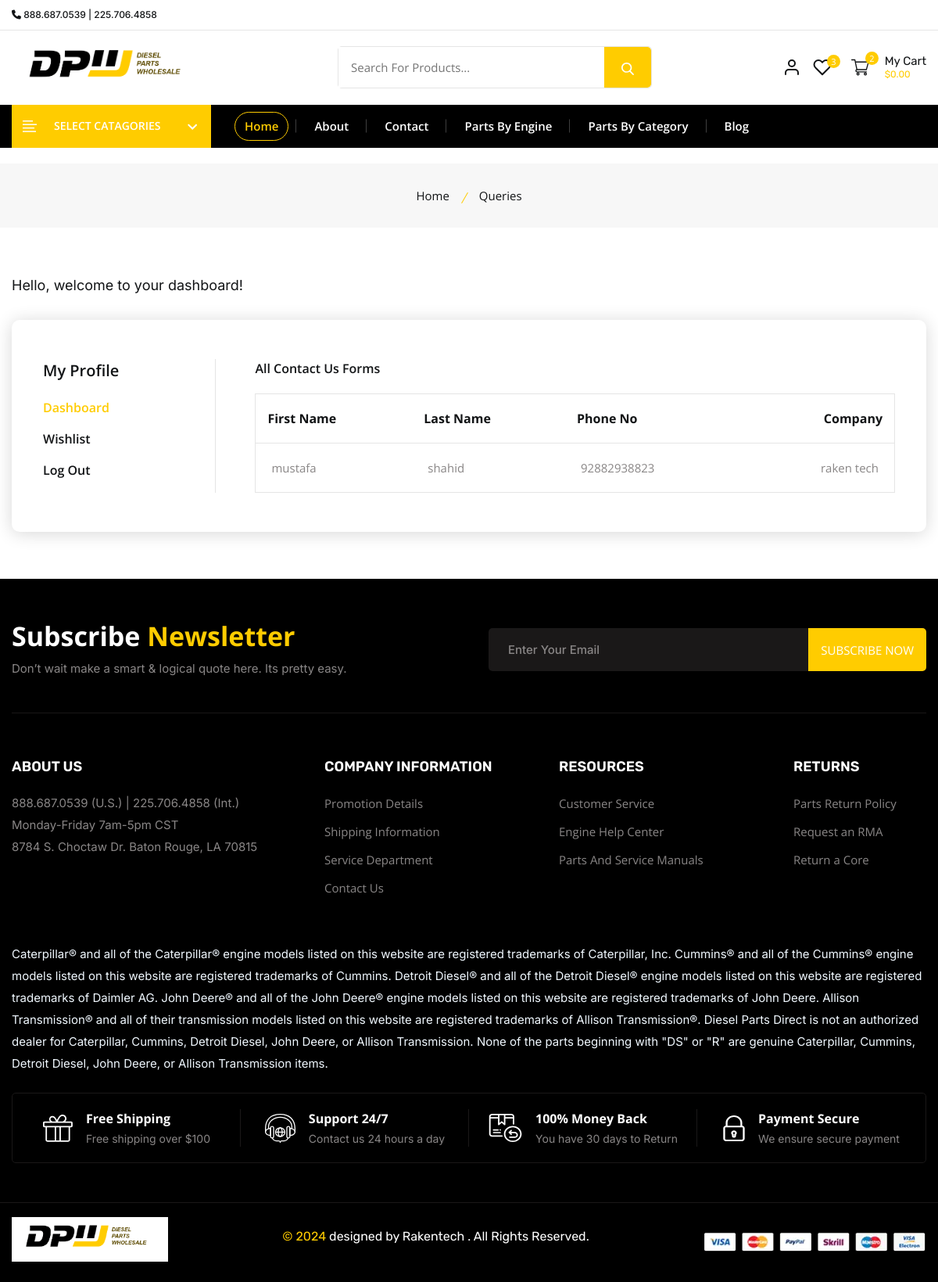
Page /all_users/ on the committed database.
### website/models.py (models this page shows, shortened)
class UserProfile(models.Model):
    user = models.OneToOneField(User, on_delete=models.CASCADE)
    first_name = models.CharField(max_length=100)
    last_name = models.CharField(max_length=100)
    company_name = models.CharField(max_length=100)
    street_address_1 = models.CharField(max_length=255)
    street_address_2 = models.CharField(max_length=255, blank=True, null=True)
    zip_code = models.CharField(max_length=20)
    city = models.CharField(max_length=100)
    country = models.CharField(max_length=100)
    state = models.CharField(max_length=100)
    phone = models.CharField(max_length=20)

### website/views.py (the view)
# urls.py: path('all_users/', views.all_users, name='all_users'),
def all_users(request):
    product_obj = UserProfile.objects.all()
    context = {
        'products':product_obj,
    }
    return render(request,'website/all_users.html',context)

### website/context_processors.py (called while the page is built)
def categories(request):
    cat = Category.objects.all()
    subcat = Subcategory.objects.all()
    return {'categories':cat, 'subcat':subcat,}

### website/templates/website/all_users.html (shortened to what this page needs)
{% extends 'website/base.html' %}
{% load static %}
{% block content %}
<main class="main__content_wrapper">
    <section class="breadcrumb__section breadcrumb__bg">
        <div class="container">
            <div class="row row-cols-1">
                <div class="col">
                    <div class="breadcrumb__content text-center">
                        <ul class="breadcrumb__content--menu d-flex justify-content-center">
                            <li class="breadcrumb__content--menu__items"><a href="index.html">Home</a></li>
                            <li class="breadcrumb__content--menu__items"><span>Queries</span></li>
                        </ul>
                    </div>
                </div>
            </div>
        </div>
    </section>
    <section class="my__account--section section--padding">
        <div class="container">
            <p class="account__welcome--text">Hello, {{user.username}} welcome to your dashboard!</p>
            <div class="my__account--section__inner border-radius-10 d-flex">
                <div class="account__left--sidebar">
                    <h2 class="account__content--title mb-20">My Profile</h2>
                    <ul class="account__menu">
                        <li class="account__menu--list active"><a href="{% url 'user_dashboard' %}">Dashboard</a></li>
                        <li class="account__menu--list"><a href="{% url 'watchlist' %}">Wishlist</a></li>
                        <li class="account__menu--list"><a href="{% url 'logout' %}">Log Out</a></li>
                    </ul>
                </div>
                <div class="account__wrapper">
                    <div class="account__content">
                        <h2 class="account__content--title h3 mb-20">All Contact Us Forms</h2>
                        <div class="account__table--area">
                            <table class="account__table">
                                <thead class="account__table--header">
                                    <tr class="account__table--header__child">
                                        <th class="account__table--header__child--items">First Name</th>
                                        <th class="account__table--header__child--items">Last Name</th>
                                        <th class="account__table--header__child--items">Phone No</th>
                                        <th class="account__table--header__child--items">Company</th>
                                    </tr>
                                </thead>
                                <tbody class="account__table--body mobile__none">
                                    {% for product in products %}
                                    <tr class="account__table--body__child">
                                        <td class="account__table--body__child--items">{{product.first_name}}</td>
                                        <td class="account__table--body__child--items">{{product.last_name}}</td>
                                        <td class="account__table--body__child--items">{{product.phone}}</td>
                                        <td class="account__table--body__child--items">{{product.company_name}}</td>
                                    </tr>
                                    {% endfor %}
                                </tbody>
                            </table>
                        </div>
                    </div>
                </div>
            </div>
        </div>
    </section>
</main>
{% endblock %}

### rows in the picture
UserProfile: first_name "mustafa", last_name "shahid", phone "92882938823", company_name "raken tech"
